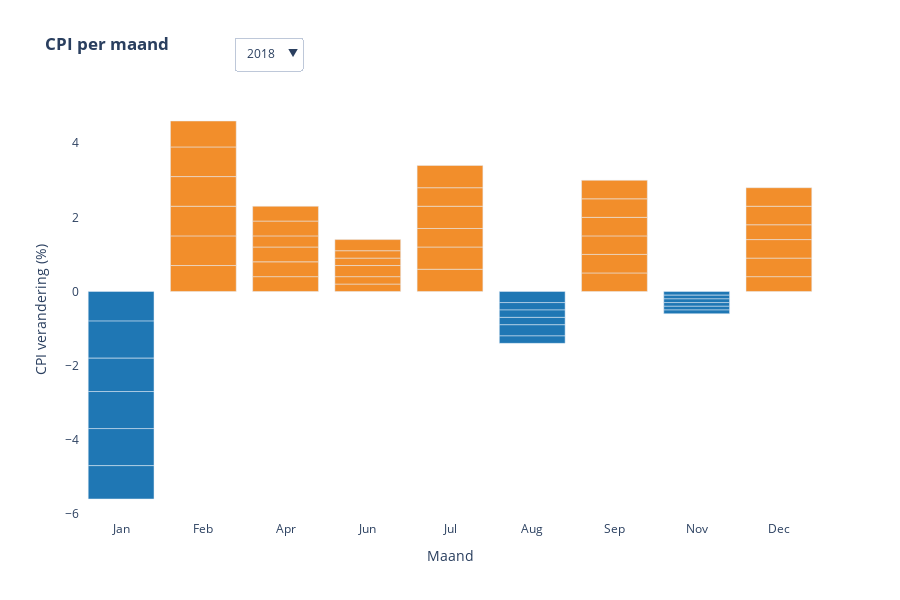

The code cell stored with this chart in its notebook:
### Code cell
import pandas as pd
import plotly.graph_objects as go

# Data voorbereiding
df_CPI = pd.read_csv('processed_data/CPI.csv')
df_CPI = df_CPI.rename(columns={'month': 'Month', 'DATA': 'Value'})
df_CPI['Year'] = df_CPI['Month'].str[:4].astype(int)
df_CPI = df_CPI[df_CPI['Year'].between(2018, 2022)]
df_CPI['Month'] = pd.to_datetime(df_CPI['Month'], format='%YM%m').dt.strftime('%b')
df_CPI['Month'] = pd.Categorical(df_CPI['Month'], 
                                categories=['Jan', 'Feb', 'Mrt', 'Apr', 'Mei', 'Jun',
                                           'Jul', 'Aug', 'Sep', 'Okt', 'Nov', 'Dec'],
                                ordered=True)

# Kleur instellen
positive_color = '#F28E2B'  # Oranje
negative_color = '#1F77B4'  # Blauw als contrast

# Figuur maken
fig3 = go.Figure()

for year in sorted(df_CPI['Year'].unique()):
    df_year = df_CPI[df_CPI['Year'] == year].sort_values('Month')
    
    # Per staaf de juiste kleur toewijzen
    colors = [positive_color if val >= 0 else negative_color for val in df_year['Value']]
    
    fig3.add_trace(go.Bar(
        x=df_year['Month'],
        y=df_year['Value'],
        name=str(year),
        visible=(year == 2018),
        marker_color=colors
    ))

# Jaarkiezer
buttons = []
for i, year in enumerate(sorted(df_CPI['Year'].unique())):
    visible = [False] * len(df_CPI['Year'].unique())
    visible[i] = True
    buttons.append(
        dict(label=str(year),
             method="update",
             args=[{"visible": visible}])  # Geen titel hier!
    )

# Layout
fig3.update_layout(
    title='<b>CPI per maand</b>',
    xaxis=dict(title='Maand'),
    yaxis=dict(title='CPI verandering (%)'),
    updatemenus=[{
        "buttons": buttons,
        "direction": "down",
        "active": 0,
        "x": 0.3,
        "y": 1.15
    }],
    height=600,
    plot_bgcolor='white'
)

fig3.show()

### Figure 1 — Plotly figure (JSON) as saved in the notebook; plotly's stock layout.template omitted (floating-point values rounded to 4 significant figures)
{"data": [{"marker": {"color": ["#1F77B4", "#1F77B4", "#1F77B4", "#1F77B4", "#1F77B4", "#1F77B4", "#F28E2B", "#F28E2B", "#F28E2B", "#F28E2B", "#F28E2B", "#F28E2B", "#F28E2B", "#F28E2B", "#F28E2B", "#F28E2B", "#F28E2B", "#F28E2B", "#F28E2B", "#F28E2B", "#F28E2B", "#F28E2B", "#F28E2B", "#F28E2B", "#F28E2B", "#F28E2B", "#F28E2B", "#F28E2B", "#F28E2B", "#F28E2B", "#1F77B4", "#1F77B4", "#1F77B4", "#1F77B4", "#1F77B4", "#1F77B4", "#F28E2B", "#F28E2B", "#F28E2B", "#F28E2B", "#F28E2B", "#F28E2B", "#1F77B4", "#1F77B4", "#1F77B4", "#1F77B4", "#1F77B4", "#1F77B4", "#F28E2B", "#F28E2B", "#F28E2B", "#F28E2B", "#F28E2B", "#F28E2B", "#F28E2B", "#F28E2B", "#1F77B4", "#F28E2B", "#F28E2B", "#1F77B4", "#F28E2B", "#F28E2B", "#1F77B4", "#F28E2B", "#F28E2B", "#1F77B4", "#F28E2B", "#F28E2B", "#1F77B4", "#F28E2B", "#F28E2B", "#1F77B4"]}, "name": "2018", "type": "bar", "visible": true, "x": ["Jan", "Jan", "Jan", "Jan", "Jan", "Jan", "Feb", "Feb", "Feb", "Feb", "Feb", "Feb", "Apr", "Apr", "Apr", "Apr", "Apr", "Apr", "Jun", "Jun", "Jun", "Jun", "Jun", "Jun", "Jul", "Jul", "Jul", "Jul", "Jul", "Jul", "Aug", "Aug", "Aug", "Aug", "Aug", "Aug", "Sep", "Sep", "Sep", "Sep", "Sep", "Sep", "Nov", "Nov", "Nov", "Nov", "Nov", "Nov", "Dec", "Dec", "Dec", "Dec", "Dec", "Dec", null, null, null, null, null, null, null, null, null, null, null, null, null, null, null, null, null, null], "y": [-0.8, -1.0, -0.9, -1.0, -1.0, -0.9, 0.7, 0.8, 0.8, 0.8, 0.8, 0.7, 0.4, 0.4, 0.4, 0.3, 0.4, 0.4, 0.2, 0.2, 0.3, 0.2, 0.2, 0.3, 0.6, 0.6, 0.5, 0.6, 0.5, 0.6, -0.3, -0.2, -0.2, -0.2, -0.3, -0.2, 0.5, 0.5, 0.5, 0.5, 0.5, 0.5, -0.1, -0.1, -0.1, -0.1, -0.1, -0.1, 0.4, 0.5, 0.5, 0.4, 0.5, 0.5, 0.3, 0.2, -0.1, 0.3, 0.2, -0.1, 0.3, 0.3, -0.1, 0.3, 0.3, -0.1, 0.3, 0.3, -0.2, 0.3, 0.3, -0.2]}, {"marker": {"color": ["#1F77B4", "#1F77B4", "#1F77B4", "#1F77B4", "#1F77B4", "#1F77B4", "#F28E2B", "#F28E2B", "#F28E2B", "#F28E2B", "#F28E2B", "#F28E2B", "#F28E2B", "#F28E2B", "#F28E2B", "#F28E2B", "#F28E2B", "#F28E2B", "#1F77B4", "#1F77B4", "#1F77B4", "#1F77B4", "#1F77B4", "#1F77B4", "#F28E2B", "#F28E2B", "#F28E2B", "#F28E2B", "#F28E2B", "#F28E2B", "#1F77B4", "#1F77B4", "#1F77B4", "#1F77B4", "#1F77B4", "#1F77B4", "#F28E2B", "#F28E2B", "#F28E2B", "#F28E2B", "#F28E2B", "#F28E2B", "#F28E2B", "#F28E2B", "#F28E2B", "#F28E2B", "#F28E2B", "#F28E2B", "#F28E2B", "#F28E2B", "#F28E2B", "#F28E2B", "#F28E2B", "#F28E2B", "#F28E2B", "#F28E2B", "#F28E2B", "#F28E2B", "#F28E2B", "#F28E2B", "#F28E2B", "#F28E2B", "#F28E2B", "#F28E2B", "#F28E2B", "#F28E2B", "#F28E2B", "#F28E2B", "#F28E2B", "#F28E2B", "#F28E2B", "#F28E2B"]}, "name": "2019", "type": "bar", "visible": false, "x": ["Jan", "Jan", "Jan", "Jan", "Jan", "Jan", "Feb", "Feb", "Feb", "Feb", "Feb", "Feb", "Apr", "Apr", "Apr", "Apr", "Apr", "Apr", "Jun", "Jun", "Jun", "Jun", "Jun", "Jun", "Jul", "Jul", "Jul", "Jul", "Jul", "Jul", "Aug", "Aug", "Aug", "Aug", "Aug", "Aug", "Sep", "Sep", "Sep", "Sep", "Sep", "Sep", "Nov", "Nov", "Nov", "Nov", "Nov", "Nov", "Dec", "Dec", "Dec", "Dec", "Dec", "Dec", null, null, null, null, null, null, null, null, null, null, null, null, null, null, null, null, null, null], "y": [-1.0, -1.2, -1.1, -1.3, -1.2, -1.0, 0.7, 0.7, 0.7, 0.8, 0.7, 0.7, 0.7, 0.7, 0.6, 0.7, 0.7, 0.7, -0.2, -0.2, -0.1, -0.2, -0.1, -0.1, 0.7, 0.7, 0.4, 0.5, 0.4, 0.5, -0.5, -0.4, -0.4, -0.5, -0.5, -0.5, 0.5, 0.4, 0.5, 0.5, 0.5, 0.5, 0.1, 0.1, 0.1, 0.1, 0.1, 0.1, 0.4, 0.4, 0.4, 0.4, 0.4, 0.4, 0.2, 0.3, 0.0, 0.2, 0.3, 0.0, 0.2, 0.3, 0.0, 0.2, 0.3, 0.0, 0.2, 0.3, 0.1, 0.2, 0.3, 0.1]}, {"marker": {"color": ["#1F77B4", "#1F77B4", "#1F77B4", "#1F77B4", "#1F77B4", "#1F77B4", "#F28E2B", "#F28E2B", "#F28E2B", "#F28E2B", "#F28E2B", "#F28E2B", "#1F77B4", "#1F77B4", "#1F77B4", "#1F77B4", "#1F77B4", "#1F77B4", "#F28E2B", "#F28E2B", "#F28E2B", "#F28E2B", "#F28E2B", "#F28E2B", "#F28E2B", "#F28E2B", "#F28E2B", "#F28E2B", "#F28E2B", "#F28E2B", "#1F77B4", "#1F77B4", "#1F77B4", "#1F77B4", "#1F77B4", "#1F77B4", "#F28E2B", "#F28E2B", "#F28E2B", "#F28E2B", "#F28E2B", "#F28E2B", "#F28E2B", "#F28E2B", "#1F77B4", "#F28E2B", "#1F77B4", "#F28E2B", "#F28E2B", "#F28E2B", "#F28E2B", "#F28E2B", "#F28E2B", "#F28E2B", "#1F77B4", "#F28E2B", "#1F77B4", "#1F77B4", "#F28E2B", "#1F77B4", "#1F77B4", "#F28E2B", "#F28E2B", "#1F77B4", "#F28E2B", "#1F77B4", "#1F77B4", "#F28E2B", "#1F77B4", "#1F77B4", "#F28E2B", "#1F77B4"]}, "name": "2020", "type": "bar", "visible": false, "x": ["Jan", "Jan", "Jan", "Jan", "Jan", "Jan", "Feb", "Feb", "Feb", "Feb", "Feb", "Feb", "Apr", "Apr", "Apr", "Apr", "Apr", "Apr", "Jun", "Jun", "Jun", "Jun", "Jun", "Jun", "Jul", "Jul", "Jul", "Jul", "Jul", "Jul", "Aug", "Aug", "Aug", "Aug", "Aug", "Aug", "Sep", "Sep", "Sep", "Sep", "Sep", "Sep", "Nov", "Nov", "Nov", "Nov", "Nov", "Nov", "Dec", "Dec", "Dec", "Dec", "Dec", "Dec", null, null, null, null, null, null, null, null, null, null, null, null, null, null, null, null, null, null], "y": [-1.4, -1.3, -1.3, -1.6, -1.6, -1.5, 0.5, 0.4, 0.5, 0.5, 0.4, 0.5, -0.4, -0.3, -0.3, -0.4, -0.3, -0.3, 0.6, 0.6, 0.6, 0.6, 0.6, 0.6, 0.4, 0.4, 0.2, 0.2, 0.2, 0.2, -0.2, -0.1, -0.1, -0.2, -0.2, -0.2, 0.0, 0.0, 0.1, 0.1, 0.1, 0.1, 0.0, 0.0, -0.1, 0.0, -0.1, 0.0, 0.7, 0.7, 0.7, 0.7, 0.8, 0.8, -0.2, 0.6, -0.1, -0.2, 0.6, -0.1, -0.2, 0.6, 0.0, -0.2, 0.6, -0.1, -0.2, 0.6, -0.1, -0.2, 0.6, -0.1]}, {"marker": {"color": ["#1F77B4", "#1F77B4", "#1F77B4", "#1F77B4", "#1F77B4", "#1F77B4", "#F28E2B", "#F28E2B", "#F28E2B", "#F28E2B", "#F28E2B", "#F28E2B", "#F28E2B", "#F28E2B", "#F28E2B", "#F28E2B", "#F28E2B", "#F28E2B", "#F28E2B", "#F28E2B", "#F28E2B", "#F28E2B", "#F28E2B", "#F28E2B", "#F28E2B", "#F28E2B", "#F28E2B", "#F28E2B", "#F28E2B", "#F28E2B", "#F28E2B", "#F28E2B", "#F28E2B", "#F28E2B", "#F28E2B", "#F28E2B", "#F28E2B", "#F28E2B", "#F28E2B", "#F28E2B", "#F28E2B", "#F28E2B", "#F28E2B", "#F28E2B", "#F28E2B", "#F28E2B", "#F28E2B", "#F28E2B", "#F28E2B", "#F28E2B", "#F28E2B", "#F28E2B", "#F28E2B", "#F28E2B", "#F28E2B", "#F28E2B", "#F28E2B", "#F28E2B", "#F28E2B", "#F28E2B", "#F28E2B", "#F28E2B", "#F28E2B", "#F28E2B", "#F28E2B", "#F28E2B", "#F28E2B", "#F28E2B", "#F28E2B", "#F28E2B", "#F28E2B", "#F28E2B"]}, "name": "2021", "type": "bar", "visible": false, "x": ["Jan", "Jan", "Jan", "Jan", "Jan", "Jan", "Feb", "Feb", "Feb", "Feb", "Feb", "Feb", "Apr", "Apr", "Apr", "Apr", "Apr", "Apr", "Jun", "Jun", "Jun", "Jun", "Jun", "Jun", "Jul", "Jul", "Jul", "Jul", "Jul", "Jul", "Aug", "Aug", "Aug", "Aug", "Aug", "Aug", "Sep", "Sep", "Sep", "Sep", "Sep", "Sep", "Nov", "Nov", "Nov", "Nov", "Nov", "Nov", "Dec", "Dec", "Dec", "Dec", "Dec", "Dec", null, null, null, null, null, null, null, null, null, null, null, null, null, null, null, null, null, null], "y": [-0.4, -0.1, -0.1, -0.4, -0.4, -0.3, 0.3, 0.3, 0.3, 0.3, 0.4, 0.3, 0.3, 0.3, 0.3, 0.3, 0.2, 0.2, 0.1, 0.1, 0.1, 0.1, 0.1, 0.1, 0.5, 0.4, 0.3, 0.3, 0.3, 0.3, 0.5, 0.5, 0.5, 0.5, 0.5, 0.5, 0.5, 0.5, 0.5, 0.5, 0.5, 0.5, 0.5, 0.5, 0.6, 0.5, 0.6, 0.5, 1.3, 1.3, 1.3, 1.3, 1.4, 1.4, 0.2, 0.2, 0.2, 0.1, 0.2, 0.2, 0.2, 0.2, 0.2, 0.1, 0.2, 0.2, 0.1, 0.2, 0.2, 0.1, 0.2, 0.2]}, {"marker": {"color": ["#1F77B4", "#1F77B4", "#1F77B4", "#1F77B4", "#1F77B4", "#1F77B4", "#F28E2B", "#F28E2B", "#F28E2B", "#F28E2B", "#F28E2B", "#F28E2B", "#F28E2B", "#F28E2B", "#F28E2B", "#F28E2B", "#F28E2B", "#F28E2B", "#F28E2B", "#F28E2B", "#F28E2B", "#F28E2B", "#F28E2B", "#F28E2B", "#F28E2B", "#F28E2B", "#1F77B4", "#1F77B4", "#F28E2B", "#1F77B4", "#F28E2B", "#F28E2B", "#F28E2B", "#F28E2B", "#F28E2B", "#F28E2B", "#F28E2B", "#F28E2B", "#F28E2B", "#F28E2B", "#F28E2B", "#F28E2B", "#F28E2B", "#F28E2B", "#F28E2B", "#F28E2B", "#F28E2B", "#F28E2B", "#F28E2B", "#F28E2B", "#F28E2B", "#F28E2B", "#F28E2B", "#F28E2B", "#F28E2B", "#F28E2B", "#F28E2B", "#F28E2B", "#F28E2B", "#F28E2B", "#F28E2B", "#F28E2B", "#1F77B4", "#F28E2B", "#F28E2B", "#1F77B4", "#F28E2B", "#F28E2B", "#1F77B4", "#F28E2B", "#F28E2B", "#1F77B4"]}, "name": "2022", "type": "bar", "visible": false, "x": ["Jan", "Jan", "Jan", "Jan", "Jan", "Jan", "Feb", "Feb", "Feb", "Feb", "Feb", "Feb", "Apr", "Apr", "Apr", "Apr", "Apr", "Apr", "Jun", "Jun", "Jun", "Jun", "Jun", "Jun", "Jul", "Jul", "Jul", "Jul", "Jul", "Jul", "Aug", "Aug", "Aug", "Aug", "Aug", "Aug", "Sep", "Sep", "Sep", "Sep", "Sep", "Sep", "Nov", "Nov", "Nov", "Nov", "Nov", "Nov", "Dec", "Dec", "Dec", "Dec", "Dec", "Dec", null, null, null, null, null, null, null, null, null, null, null, null, null, null, null, null, null, null], "y": [-0.5, -0.7, -0.6, -0.6, -0.6, -0.5, 0.9, 0.9, 0.9, 0.9, 0.9, 0.9, 0.6, 0.6, 0.6, 0.6, 0.6, 0.6, 1.3, 1.4, 1.2, 1.3, 1.4, 1.3, 0.0, 0.3, -0.2, -0.2, 0.1, -0.2, 1.6, 1.8, 1.5, 1.8, 1.6, 1.5, 1.1, 1.4, 1.4, 1.2, 1.1, 1.2, 0.7, 1.0, 0.8, 0.7, 0.8, 1.0, 1.9, 1.9, 2.1, 2.1, 2.1, 2.1, 1.8, 1.0, 0.2, 1.8, 1.3, 0.0, 1.7, 1.0, -0.1, 1.8, 1.2, -0.3, 1.9, 1.1, -0.2, 1.9, 1.3, -0.4]}], "layout": {"height": 600, "plot_bgcolor": "white", "title": {"text": "<b>CPI per maand</b>"}, "updatemenus": [{"active": 0, "buttons": [{"args": [{"visible": [true, false, false, false, false]}], "label": "2018", "method": "update"}, {"args": [{"visible": [false, true, false, false, false]}], "label": "2019", "method": "update"}, {"args": [{"visible": [false, false, true, false, false]}], "label": "2020", "method": "update"}, {"args": [{"visible": [false, false, false, true, false]}], "label": "2021", "method": "update"}, {"args": [{"visible": [false, false, false, false, true]}], "label": "2022", "method": "update"}], "direction": "down", "x": 0.3, "y": 1.15}], "xaxis": {"title": {"text": "Maand"}}, "yaxis": {"title": {"text": "CPI verandering (%)"}}}}
